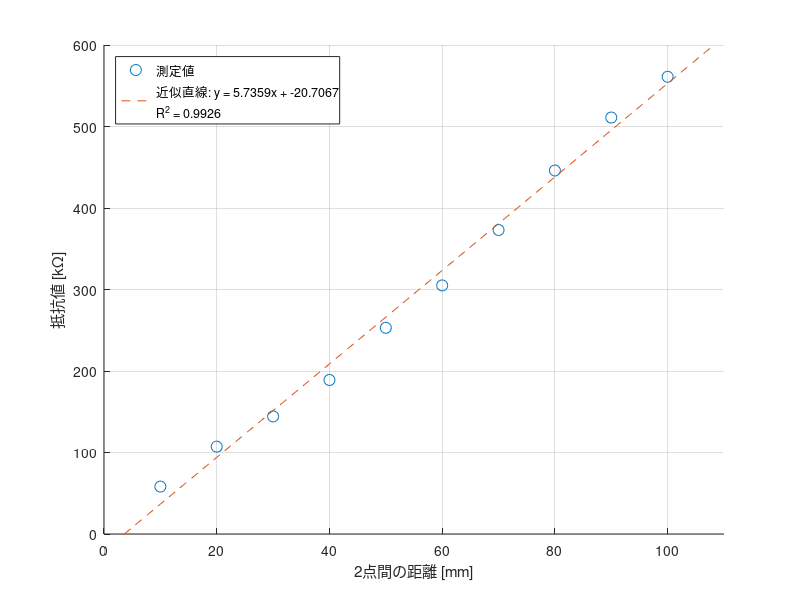

The MATLAB script that drew this image:
distance   = [10, 20, 30, 40, 50, 60, 70, 80, 90, 100];
resistance = [58.2, 107.2, 144.3, 189, 253, 305, 373, 446, 511, 561];

% 線形近似
p = polyfit(distance, resistance, 1);
fit_x = linspace(0, 110, 100);
fit_y = polyval(p, fit_x);

% 決定係数 R^2
resistance_fit = polyval(p, distance);
ss_res = sum((resistance - resistance_fit).^2);
ss_tot = sum((resistance - mean(resistance)).^2);
R2 = 1 - ss_res / ss_tot;

figure;
hold on;

plot(distance, resistance, 'o', 'MarkerSize', 8, 'DisplayName', '測定値');
plot(fit_x, fit_y, '--', 'DisplayName', sprintf('近似直線: y = %.4fx + %.4f\nR^2 = %.4f', p(1), p(2), R2));

xlabel('2点間の距離 [mm]');
ylabel('抵抗値 [kΩ]');
legend('Location', 'northwest');
grid on;
xlim([0 110]);
ylim([0 600]);

hold off;
